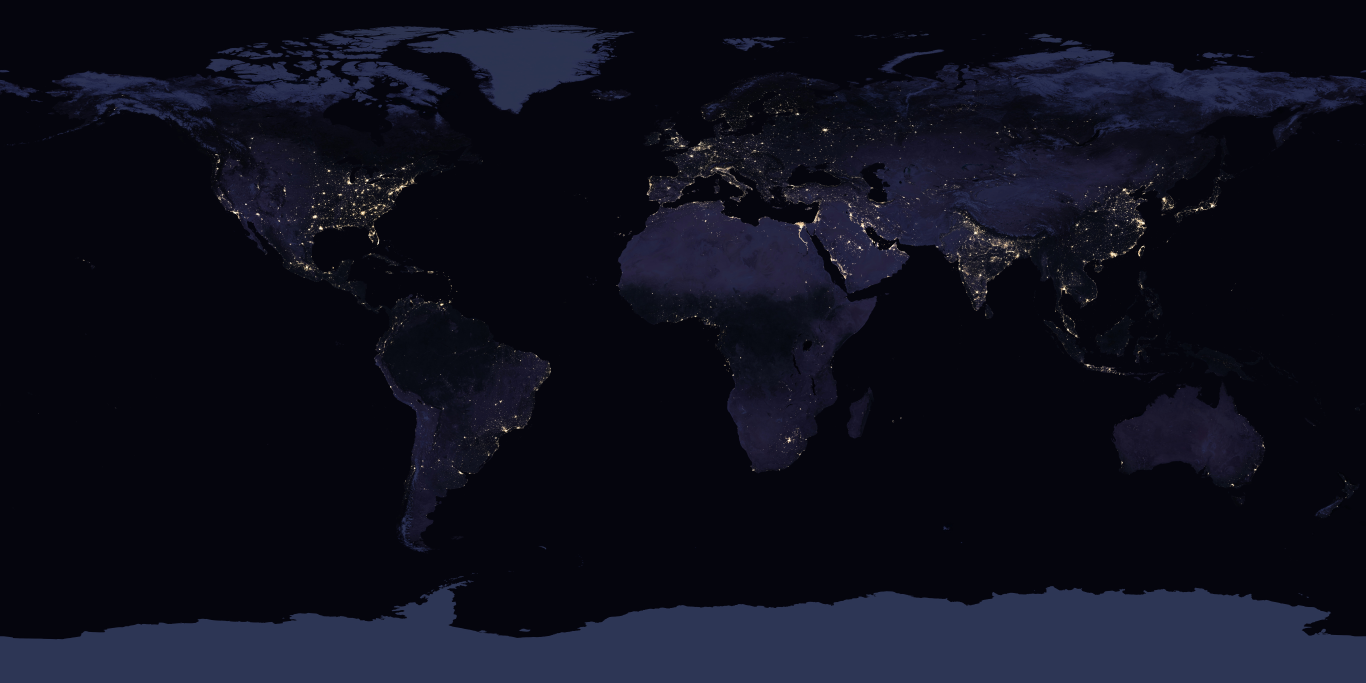
#> input picture pwa/assets/earth_night_8k.jpg, 8192 x 4096 px (shown at 1/6 size)
$ python earth_night_color_grade_preview.py
#> lines starting #> are read from the running program, lines starting #| are printed output that depends on the picture
#> in main, image is the input picture: PIL image 8192x4096 RGB; mean R, G, B 14.1, 15.2, 28
#| input size: 8192x4096
#| mode: RGB
#!/usr/bin/env python3
"""
Generate a technical color-grade preview for:
  pwa/assets/earth_night_8k.jpg

Output:
  pwa/assets/earth_night_8k_preview_color_grade.jpg

This script never overwrites the production night texture.
It uses numpy vectorization for all heavy per-pixel operations.
"""

from __future__ import annotations

import colorsys
from dataclasses import dataclass
from datetime import datetime
from pathlib import Path
import sys

print("input path: initializing...", flush=True)

try:
    import numpy as np
except Exception as exc:  # pragma: no cover
    print("numpy is required to run this script.", flush=True)
    print(f"import error: {exc}", flush=True)
    print("install command: python -m pip install numpy", flush=True)
    sys.exit(1)

try:
    from PIL import Image, ImageFilter
except Exception as exc:  # pragma: no cover
    print("Pillow is required to run this script.", flush=True)
    print(f"import error: {exc}", flush=True)
    print("install command: python -m pip install Pillow", flush=True)
    sys.exit(1)


ROOT = Path(__file__).resolve().parents[1]
INPUT_PATH = ROOT / "pwa" / "assets" / "earth_night_8k.jpg"
OUTPUT_PATH = ROOT / "pwa" / "assets" / "earth_night_8k_preview_color_grade.jpg"
BACKUP_PATH = ROOT / "pwa" / "assets" / "source" / "earth_night_8k_before_color_match.jpg"


@dataclass(frozen=True)
class GradeParams:
    shadow_sat_scale: float = 0.89
    middark_sat_scale: float = 0.93
    global_sat_scale: float = 0.965

    shadow_red_scale: float = 0.950
    shadow_green_scale: float = 1.000
    shadow_blue_scale: float = 1.003

    middark_red_scale: float = 0.980
    middark_green_scale: float = 1.000
    middark_blue_scale: float = 1.001

    shadow_hue_shift_deg: float = -9.5
    middark_hue_shift_deg: float = -4.0

    ocean_sat_scale: float = 0.93
    ocean_hue_shift_deg: float = -6.0
    ocean_red_scale: float = 0.970
    ocean_green_scale: float = 1.000
    ocean_blue_scale: float = 1.020

    shadow_gamma: float = 0.990
    global_gamma: float = 0.995
    global_contrast: float = 1.03

    highlight_red_scale: float = 1.030
    highlight_green_scale: float = 1.010
    highlight_blue_scale: float = 0.990

    unsharp_radius: float = 0.7
    unsharp_amount: float = 0.45
    unsharp_threshold: int = 4


PARAMS = GradeParams()


# [9 lines left out: function format_bytes, not called in this run]


def clamp01(array: np.ndarray) -> np.ndarray:
    return np.clip(array, 0.0, 1.0)


def smoothstep(edge0: float, edge1: float, value: np.ndarray) -> np.ndarray:
    if edge0 == edge1:
      return np.zeros_like(value)
    t = clamp01((value - edge0) / (edge1 - edge0))
    return t * t * (3.0 - 2.0 * t)


def mix(a: np.ndarray, b: np.ndarray, t: np.ndarray) -> np.ndarray:
    return a * (1.0 - t) + b * t


def shift_hue(h: np.ndarray, delta_deg: np.ndarray) -> np.ndarray:
    return np.mod(h + delta_deg / 360.0, 1.0)


# [71 lines left out: functions rgb_to_hsv_vectorized, hsv_to_rgb_vectorized, purple_bias_mask, ocean_like_mask, not called in this run]


def ensure_backup_exists() -> None:
    if not INPUT_PATH.exists():
        raise FileNotFoundError(f"Input file not found: {INPUT_PATH}")
    BACKUP_PATH.parent.mkdir(parents=True, exist_ok=True)
    if not BACKUP_PATH.exists():
        BACKUP_PATH.write_bytes(INPUT_PATH.read_bytes())


# [17 lines left out: function apply_highlight_unsharp, not called in this run]


def grade_image(image: Image.Image) -> Image.Image:
    rgb = np.asarray(image, dtype=np.float32) / 255.0
    r = rgb[..., 0]
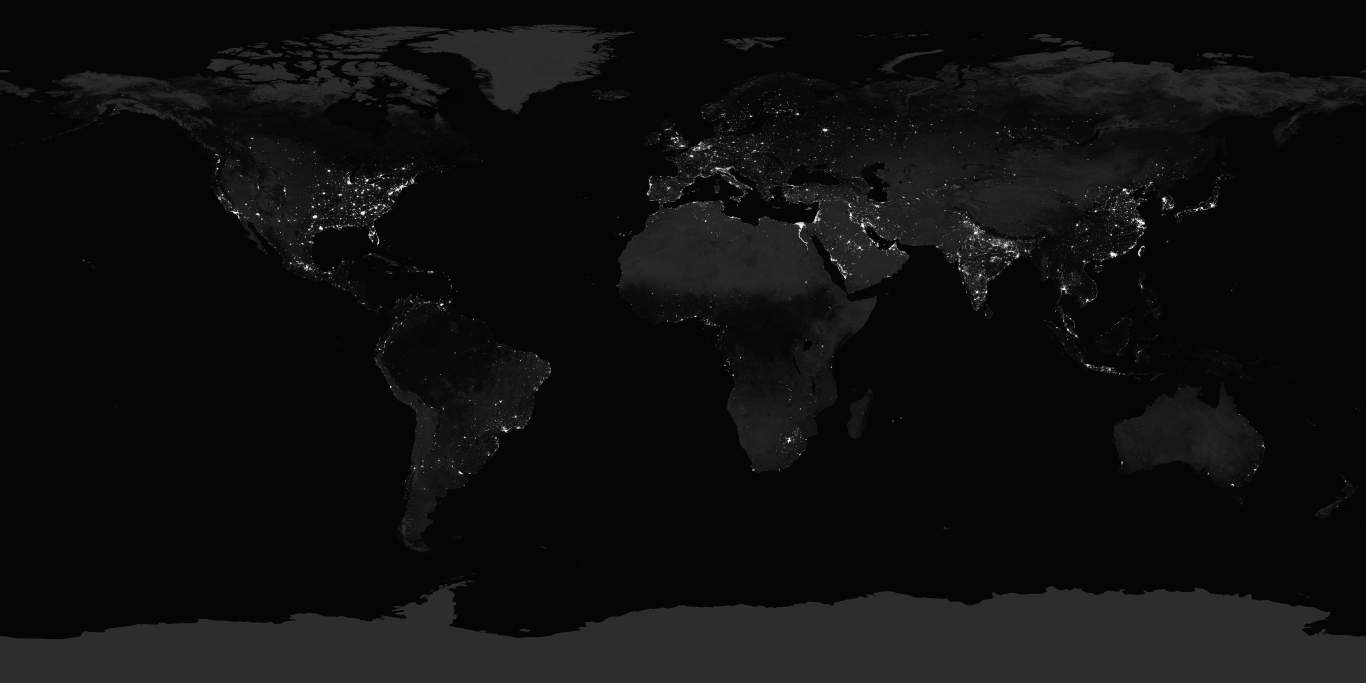
#> r: shape (4096, 8192) float32 (shown at 1/6 size); min 0, max 1, mean 0.0555
    g = rgb[..., 1]
    b = rgb[..., 2]
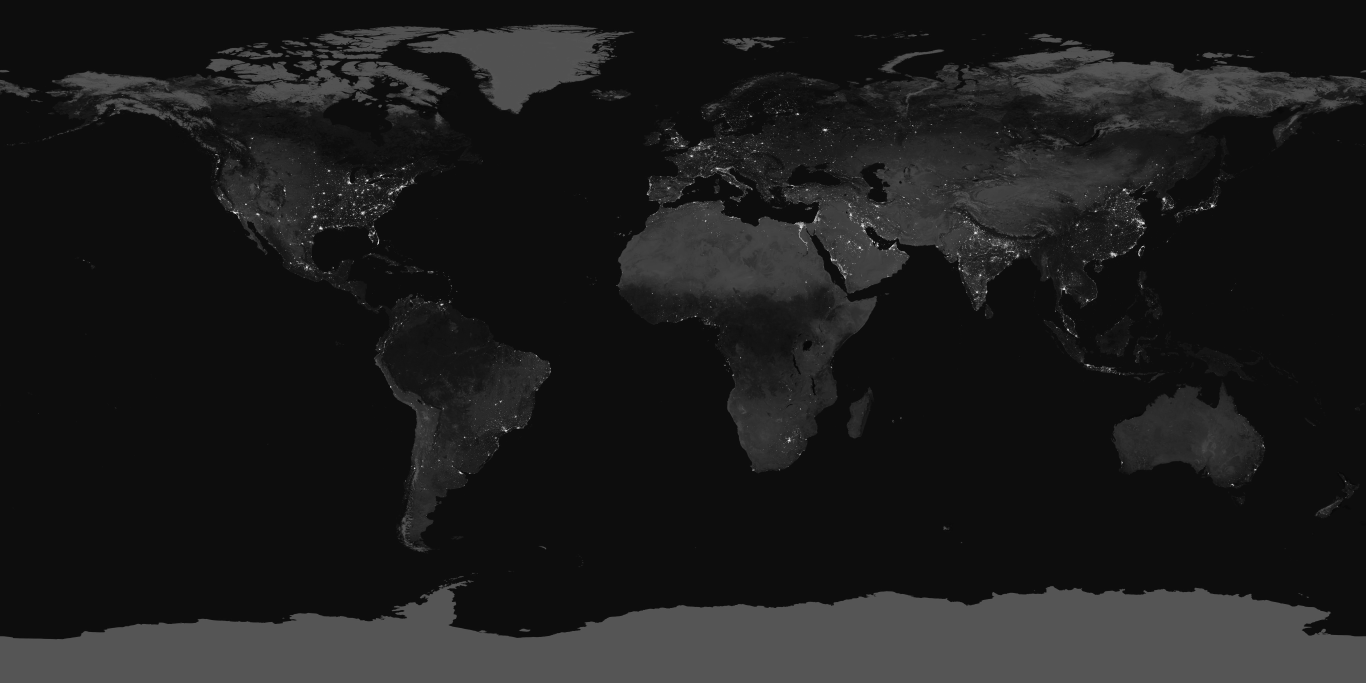
#> b: shape (4096, 8192) float32 (shown at 1/6 size); min 0, max 1, mean 0.11

    lum = 0.2126 * r + 0.7152 * g + 0.0722 * b
    shadow = 1.0 - smoothstep(0.30, 0.45, lum)
#> in clamp01, `return np.clip(array, 0.0, 1.0)`:
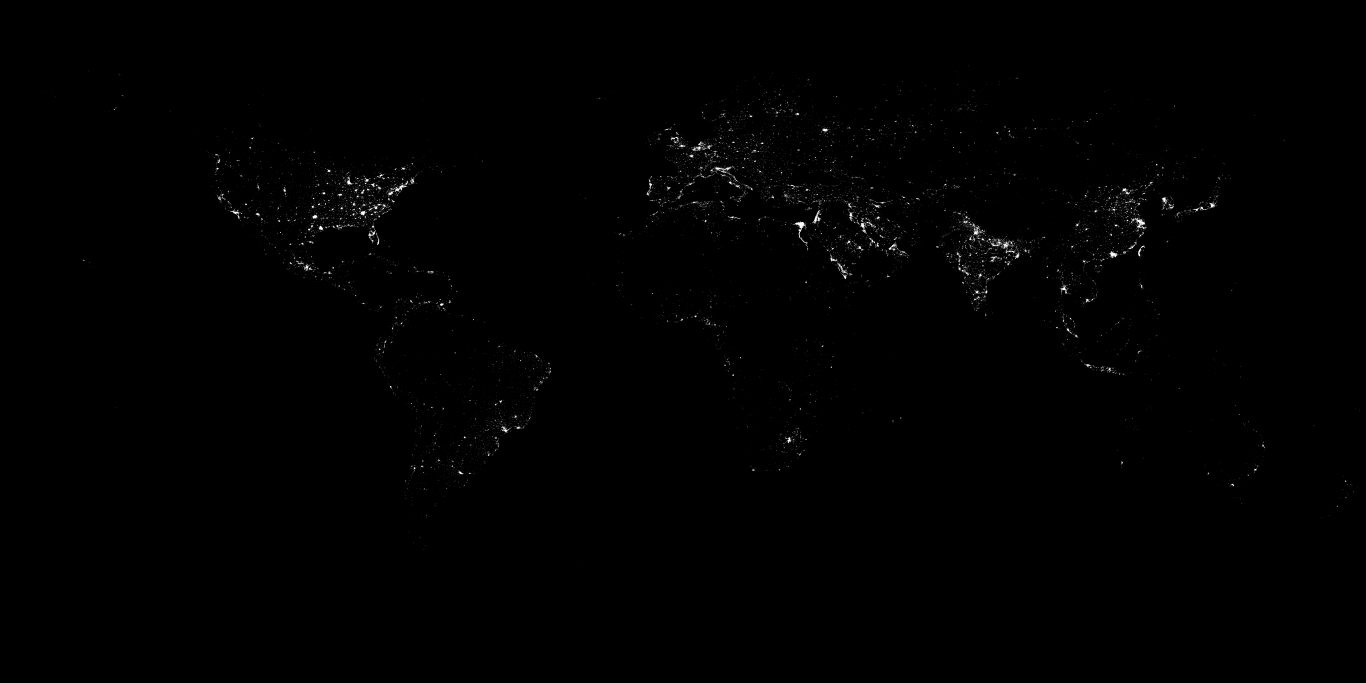
#> returned value: shape (4096, 8192) float32 (shown at 1/6 size); min 0, max 1, mean 0.00381
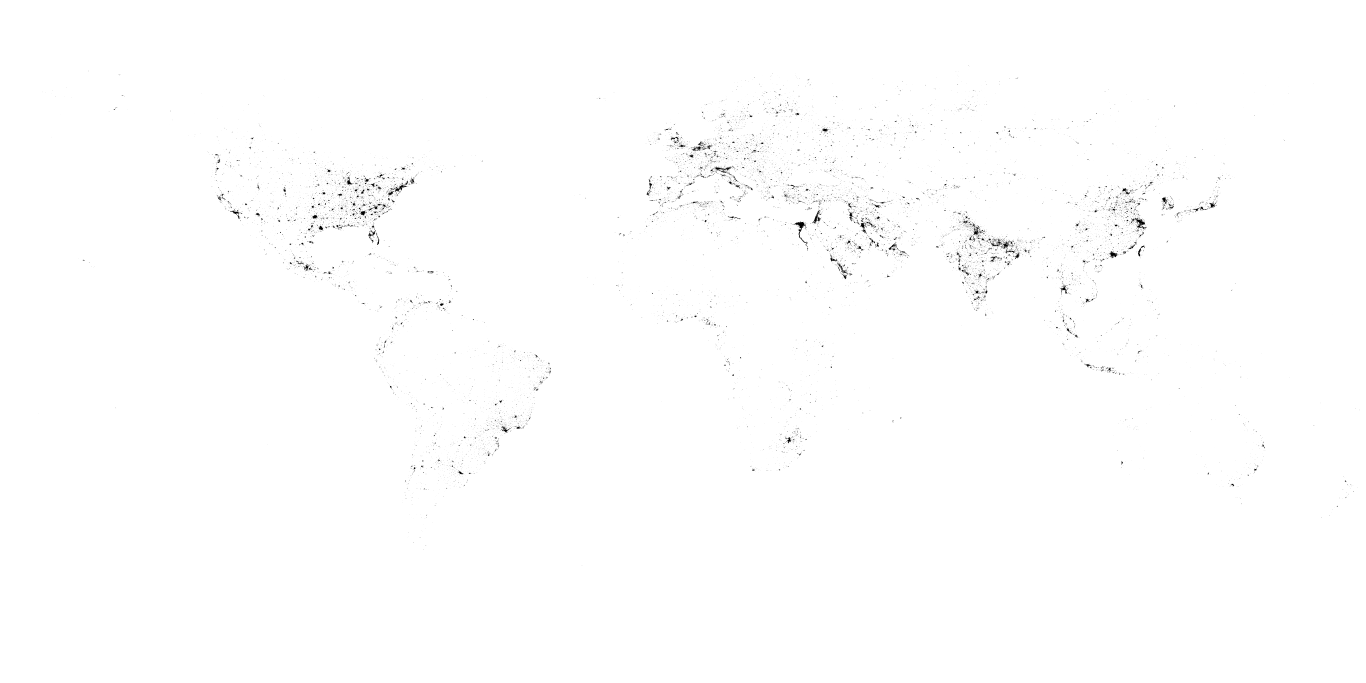
#> shadow: shape (4096, 8192) float32 (shown at 1/6 size); min 0, max 1, mean 0.996
    middark = np.minimum(smoothstep(0.28, 0.40, lum), 1.0 - smoothstep(0.50, 0.62, lum))
    middark = clamp01(middark)
    highlight = smoothstep(0.60, 0.80, lum)

    h, s, v = rgb_to_hsv_vectorized(rgb)
    b_dominance = b - np.maximum(r, g)
    bias = purple_bias_mask(h, s, b_dominance)
    ocean = ocean_like_mask(lum, r, g, b, shadow, middark)

    h = shift_hue(
        h,
        (PARAMS.shadow_hue_shift_deg * shadow * bias) +
        (PARAMS.middark_hue_shift_deg * middark * bias) +
        (PARAMS.ocean_hue_shift_deg * ocean)
    )

    s = clamp01(
        s
        * mix(np.ones_like(shadow), np.full_like(shadow, PARAMS.shadow_sat_scale), shadow)
        * mix(np.ones_like(middark), np.full_like(middark, PARAMS.middark_sat_scale), middark)
        * mix(np.ones_like(ocean), np.full_like(ocean, PARAMS.ocean_sat_scale), ocean)
        * PARAMS.global_sat_scale
    )

    rgb = hsv_to_rgb_vectorized(h, s, v)
    r = rgb[..., 0]
    g = rgb[..., 1]
    b = rgb[..., 2]

    shadow_rgb_weight = shadow * np.maximum(np.full_like(bias, 0.45), bias)
    middark_rgb_weight = middark * np.maximum(np.full_like(bias, 0.35), bias)

    r *= mix(np.ones_like(r), np.full_like(r, PARAMS.shadow_red_scale), shadow_rgb_weight)
    g *= mix(np.ones_like(g), np.full_like(g, PARAMS.shadow_green_scale), shadow_rgb_weight)
    b *= mix(np.ones_like(b), np.full_like(b, PARAMS.shadow_blue_scale), shadow_rgb_weight)

    r *= mix(np.ones_like(r), np.full_like(r, PARAMS.middark_red_scale), middark_rgb_weight)
    g *= mix(np.ones_like(g), np.full_like(g, PARAMS.middark_green_scale), middark_rgb_weight)
    b *= mix(np.ones_like(b), np.full_like(b, PARAMS.middark_blue_scale), middark_rgb_weight)

    r *= mix(np.ones_like(r), np.full_like(r, PARAMS.ocean_red_scale), ocean)
    g *= mix(np.ones_like(g), np.full_like(g, PARAMS.ocean_green_scale), ocean)
    b *= mix(np.ones_like(b), np.full_like(b, PARAMS.ocean_blue_scale), ocean)

    shadow_gamma = mix(np.ones_like(shadow), np.full_like(shadow, PARAMS.shadow_gamma), shadow)
    r = np.power(clamp01(r), shadow_gamma)
    g = np.power(clamp01(g), shadow_gamma)
    b = np.power(clamp01(b), shadow_gamma)

    contrast_weight = 0.5 * shadow + 0.35 * middark
    local_contrast = 1.0 + (PARAMS.global_contrast - 1.0) * contrast_weight
    midpoint = 0.5
    r = clamp01(midpoint + (r - midpoint) * local_contrast)
    g = clamp01(midpoint + (g - midpoint) * local_contrast)
    b = clamp01(midpoint + (b - midpoint) * local_contrast)

    r *= mix(np.ones_like(r), np.full_like(r, PARAMS.highlight_red_scale), highlight)
    g *= mix(np.ones_like(g), np.full_like(g, PARAMS.highlight_green_scale), highlight)
    b *= mix(np.ones_like(b), np.full_like(b, PARAMS.highlight_blue_scale), highlight)

    r = np.power(clamp01(r), PARAMS.global_gamma)
    g = np.power(clamp01(g), PARAMS.global_gamma)
    b = np.power(clamp01(b), PARAMS.global_gamma)

    out = np.stack((r, g, b), axis=-1)
    out = np.clip(np.round(out * 255.0), 0, 255).astype(np.uint8)
    return Image.fromarray(out, mode="RGB")


def main() -> int:
    print(f"input path: {INPUT_PATH}", flush=True)
    print(f"output path: {OUTPUT_PATH}", flush=True)
    print("starting image read...", flush=True)

    ensure_backup_exists()
    before_size = OUTPUT_PATH.stat().st_size if OUTPUT_PATH.exists() else 0
    image = Image.open(INPUT_PATH).convert("RGB")

    print(f"input size: {image.size[0]}x{image.size[1]}", flush=True)
    print(f"mode: {image.mode}", flush=True)
    print("starting processing...", flush=True)

    if image.size != (8192, 4096):
        print(
            f"Unexpected input size {image.size}; expected (8192, 4096).",
            file=sys.stderr,
            flush=True,
        )
        return 1

    graded = grade_image(image)
    print("base grade complete", flush=True)

    final_image = apply_highlight_unsharp(graded)
    print("highlight protection / unsharp complete", flush=True)

    final_image.save(
        OUTPUT_PATH,
        quality=97,
        subsampling=0,
        optimize=False,
        progressive=False,
    )

    after_size = OUTPUT_PATH.stat().st_size if OUTPUT_PATH.exists() else 0
    print(f"output size: {final_image.size[0]}x{final_image.size[1]}", flush=True)
    print(f"output file size: {format_bytes(after_size)}", flush=True)
    print(
        "output file size before/after: "
        f"{format_bytes(before_size)} -> {format_bytes(after_size)}",
        flush=True,
    )
    print(f"saved timestamp: {datetime.now().isoformat(timespec='seconds')}", flush=True)
    print("done", flush=True)
    return 0


if __name__ == "__main__":
#> (the run stopped early here; a loop or call above may not have finished)
